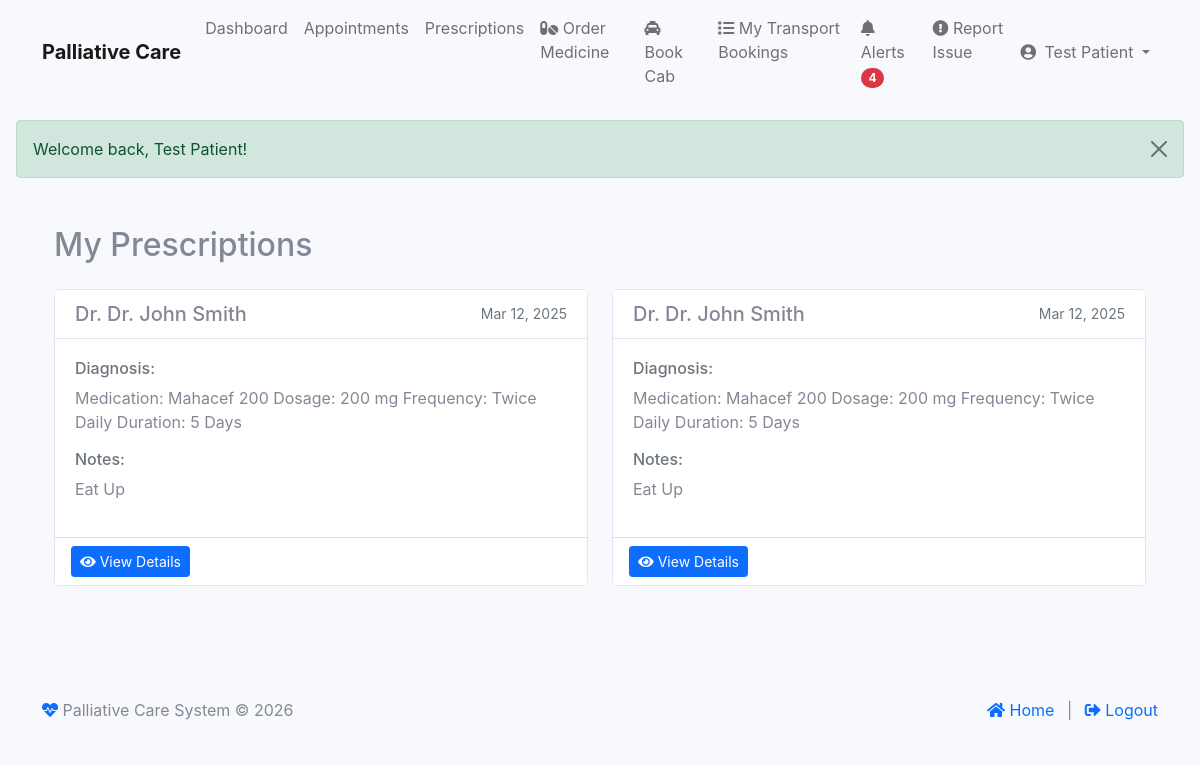
/index.php?module=patient&action=prescriptions (signed in), run on the app's committed database.
### tables this page shows
CREATE TABLE IF NOT EXISTS `prescriptions` (
  `id` int NOT NULL AUTO_INCREMENT,
  `patient_id` int NOT NULL,
  `doctor_id` int NOT NULL,
  `diagnosis` text,
  `notes` text,
  `created_at` timestamp NULL DEFAULT CURRENT_TIMESTAMP,
  `updated_at` timestamp NULL DEFAULT CURRENT_TIMESTAMP ON UPDATE CURRENT_TIMESTAMP,
  PRIMARY KEY (`id`),
  KEY `patient_id` (`patient_id`),
  KEY `doctor_id` (`doctor_id`)
);

CREATE TABLE IF NOT EXISTS `doctors` (
  `id` int NOT NULL AUTO_INCREMENT,
  `user_id` int NOT NULL,
  `name` varchar(255) NOT NULL,
  `email` varchar(255) NOT NULL,
  `phone` varchar(20) DEFAULT NULL,
  `specialization` varchar(255) DEFAULT NULL,
  `qualification` varchar(255) DEFAULT NULL,
  `experience_years` int DEFAULT NULL,
  `license_number` varchar(50) DEFAULT NULL,
  `availability_status` enum('available','unavailable') DEFAULT 'available',
  `consultation_fee` decimal(10,2) DEFAULT NULL,
  `created_at` timestamp NULL DEFAULT CURRENT_TIMESTAMP,
  `updated_at` timestamp NULL DEFAULT CURRENT_TIMESTAMP ON UPDATE CURRENT_TIMESTAMP,
  `profile_image` varchar(255) DEFAULT NULL,
  `hospital_id` int DEFAULT NULL,
  PRIMARY KEY (`id`),
  UNIQUE KEY `user_id` (`user_id`),
  UNIQUE KEY `email` (`email`),
  UNIQUE KEY `license_number` (`license_number`),
  KEY `hospital_id` (`hospital_id`)
);

### modules/base_controller.php (called while the page is built, shortened)
<?php
class BaseController {
    public function __construct() {
        require_once __DIR__ . '/../classes/Database.php';
        $this->db = Database::getInstance();
    }
    protected function render($view, $data = []) {
        extract($data);
        $view_file = "modules/" . strtolower(str_replace("Controller", "", get_class($this))) . "/views/{$view}.php";
        include $view_file;
    }
}

### modules/patient/controller.php (called while the page is built, shortened)
<?php
class PatientController extends BaseController {
    protected $patient;
    public function __construct() {
        try {
            $stmt = $this->db->prepare("SELECT * FROM patients WHERE user_id = ?");
            $stmt->execute([$_SESSION['user_id']]);
            $patient = $stmt->fetch(PDO::FETCH_ASSOC);
            $this->patient = $patient;
        } catch (PDOException $e) {
            error_log("Error in PatientController constructor: " . $e->getMessage());
            session_destroy();
            $_SESSION['error'] = "An error occurred. Please try again later.";
            header("Location: " . SITE_URL . "index.php?module=auth&action=login&type=patient");
            exit;
        }
    }
    public function prescriptions() {
        try {
        $stmt = $this->db->prepare("
                SELECT p.*, d.name as doctor_name
            FROM prescriptions p
                JOIN doctors d ON p.doctor_id = d.id
            WHERE p.patient_id = ?
                ORDER BY p.created_at DESC
            ");
            $stmt->execute([$this->patient['id']]);
            $prescriptions = $stmt->fetchAll(PDO::FETCH_ASSOC);
            $this->render('prescriptions', [
                'patient' => $this->patient,
                'prescriptions' => $prescriptions
            ]);
        } catch (PDOException $e) {
            error_log("Error in prescriptions: " . $e->getMessage());
            $_SESSION['error'] = "An error occurred while loading your prescriptions.";
            $this->redirect('index.php?module=patient&action=dashboard');
        }
    }
}

### classes/Database.php (called while the page is built, shortened)
<?php
class Database {
    private static $instance = null;
    private function __construct() {
        try {
            $dsn = "mysql:host=" . DB_HOST . ";dbname=" . DB_NAME . ";charset=utf8mb4";
            $options = [
                PDO::ATTR_ERRMODE => PDO::ERRMODE_EXCEPTION,
                PDO::ATTR_DEFAULT_FETCH_MODE => PDO::FETCH_ASSOC,
                PDO::ATTR_EMULATE_PREPARES => false,
                PDO::MYSQL_ATTR_INIT_COMMAND => "SET NAMES utf8mb4 COLLATE utf8mb4_unicode_ci"
            ];
            $this->connection = new PDO($dsn, DB_USER, DB_PASS, $options);
        } catch (PDOException $e) {
            error_log("Database connection error: " . $e->getMessage());
            throw new Exception("Could not connect to the database. Please try again later.");
        }
    }
    public static function getInstance() {
        if (self::$instance === null) {
            self::$instance = new self();
        }
        return self::$instance->connection;
    }
}

### modules/patient/views/prescriptions.php (the view, shortened to what this page needs)
<?php
require_once __DIR__ . '/../../../views/includes/header.php';
?>
<div class="container py-4">
    <h2 class="mb-4">My Prescriptions</h2>
    <?php if (empty($prescriptions)): ?>
        <div class="alert alert-info">
            <i class="fas fa-info-circle"></i> You don't have any prescriptions yet.
        </div>
    <?php else: ?>
        <div class="row">
            <?php foreach ($prescriptions as $prescription): ?>
                <div class="col-md-6 mb-4">
                    <div class="card h-100">
                        <div class="card-header bg-white d-flex justify-content-between align-items-center">
                            <h5 class="mb-0">Dr. <?php echo htmlspecialchars($prescription['doctor_name']); ?></h5>
                            <span class="text-muted small">
                                <?php echo date('M d, Y', strtotime($prescription['created_at'])); ?>
                            </span>
                        </div>
                        <div class="card-body">
                            <?php if (!empty($prescription['diagnosis'])): ?>
                                <div class="mb-3">
                                    <h6 class="text-muted">Diagnosis:</h6>
                                    <p><?php echo htmlspecialchars($prescription['diagnosis']); ?></p>
                                </div>
                            <?php endif; ?>
                            <?php if (!empty($prescription['notes'])): ?>
                                <div class="mb-3">
                                    <h6 class="text-muted">Notes:</h6>
                                    <p><?php echo htmlspecialchars($prescription['notes']); ?></p>
                                </div>
                            <?php endif; ?>
                        </div>
                        <div class="card-footer bg-white">
                            <a href="index.php?module=patient&action=view_prescription&id=<?php echo $prescription['id']; ?>" class="btn btn-primary btn-sm">
                                <i class="fas fa-eye"></i> View Details
                            </a>
                        </div>
                    </div>
                </div>
            <?php endforeach; ?>
        </div>
    <?php endif; ?>
</div>
<?php require_once __DIR__ . '/../../../views/includes/footer.php'; ?>

### assets/css/patient.css (style rules this page uses)
body { background-color: #f8f9fc !important; }

### views/includes/header.php (style rules this page uses)
.card { transition: transform 0.2s; }

### data on the page
prescriptions: doctor.name "Dr. John Smith", created_at "Mar 12, 2025", diagnosis "Medication: Mahacef 200 Dosage: 200 mg Frequency: Twice Daily Duration: 5 Days", notes "Eat Up"
prescriptions: doctor.name "Dr. John Smith", created_at "Mar 12, 2025", diagnosis "Medication: Mahacef 200 Dosage: 200 mg Frequency: Twice Daily Duration: 5 Days", notes "Eat Up"

### other printed values
$unread_count "4"
$_SESSION['name'] "Test Patient"
$_SESSION['success'] "Welcome back, Test Patient!"
